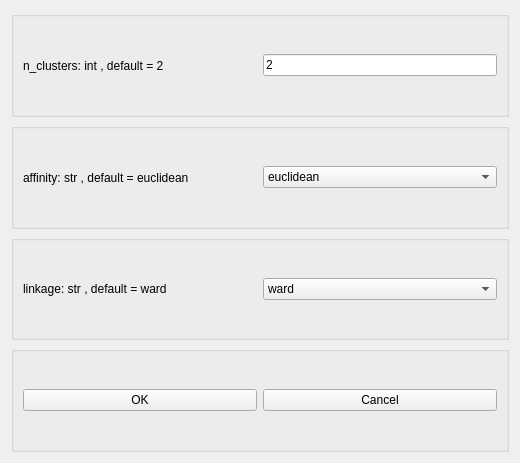
<?xml version="1.0" encoding="UTF-8"?>
<ui version="4.0">
 <class>Form</class>
 <widget class="QWidget" name="Form">
  <property name="geometry">
   <rect>
    <x>0</x>
    <y>0</y>
    <width>520</width>
    <height>463</height>
   </rect>
  </property>
  <property name="windowTitle">
   <string>Hierarchical Clustering Parameters</string>
  </property>
  <layout class="QVBoxLayout" name="verticalLayout">
   <item>
    <widget class="QGroupBox" name="groupBox">
     <property name="title">
      <string/>
     </property>
     <layout class="QHBoxLayout" name="horizontalLayout">
      <item>
       <widget class="QLabel" name="n_clusters_text">
        <property name="text">
         <string>n_clusters: int , default = 2</string>
        </property>
       </widget>
      </item>
      <item>
       <widget class="QLineEdit" name="n_clusters">
        <property name="sizePolicy">
         <sizepolicy hsizetype="Minimum" vsizetype="Fixed">
          <horstretch>0</horstretch>
          <verstretch>0</verstretch>
         </sizepolicy>
        </property>
        <property name="text">
         <string>2</string>
        </property>
        <property name="clearButtonEnabled">
         <bool>false</bool>
        </property>
       </widget>
      </item>
     </layout>
    </widget>
   </item>
   <item>
    <widget class="QGroupBox" name="groupBox_3">
     <property name="title">
      <string/>
     </property>
     <layout class="QHBoxLayout" name="horizontalLayout_3">
      <item>
       <widget class="QLabel" name="affinity_text">
        <property name="text">
         <string>affinity: str , default = euclidean</string>
        </property>
       </widget>
      </item>
      <item>
       <widget class="QComboBox" name="affinity">
        <item>
         <property name="text">
          <string>euclidean</string>
         </property>
        </item>
        <item>
         <property name="text">
          <string>l1</string>
         </property>
        </item>
        <item>
         <property name="text">
          <string>l2</string>
         </property>
        </item>
        <item>
         <property name="text">
          <string>manhattan</string>
         </property>
        </item>
        <item>
         <property name="text">
          <string>cosine</string>
         </property>
        </item>
        <item>
         <property name="text">
          <string>precomputed</string>
         </property>
        </item>
       </widget>
      </item>
     </layout>
    </widget>
   </item>
   <item>
    <widget class="QGroupBox" name="groupBox_6">
     <property name="title">
      <string/>
     </property>
     <layout class="QHBoxLayout" name="horizontalLayout_6">
      <item>
       <widget class="QLabel" name="linkage_text">
        <property name="text">
         <string>linkage: str , default = ward</string>
        </property>
       </widget>
      </item>
      <item>
       <widget class="QComboBox" name="linkage">
        <item>
         <property name="text">
          <string>ward</string>
         </property>
        </item>
        <item>
         <property name="text">
          <string>complete</string>
         </property>
        </item>
        <item>
         <property name="text">
          <string>average</string>
         </property>
        </item>
        <item>
         <property name="text">
          <string>single</string>
         </property>
        </item>
       </widget>
      </item>
     </layout>
    </widget>
   </item>
   <item>
    <widget class="QGroupBox" name="groupBox_5">
     <property name="title">
      <string/>
     </property>
     <layout class="QHBoxLayout" name="horizontalLayout_5">
      <item>
       <widget class="QPushButton" name="OKButton">
        <property name="text">
         <string>OK</string>
        </property>
       </widget>
      </item>
      <item>
       <widget class="QPushButton" name="CancelButton">
        <property name="text">
         <string>Cancel</string>
        </property>
       </widget>
      </item>
     </layout>
    </widget>
   </item>
  </layout>
 </widget>
 <resources/>
 <connections>
  <connection>
   <sender>CancelButton</sender>
   <signal>clicked(bool)</signal>
   <receiver>Form</receiver>
   <slot>close()</slot>
   <hints>
    <hint type="sourcelabel">
     <x>381</x>
     <y>400</y>
    </hint>
    <hint type="destinationlabel">
     <x>259</x>
     <y>231</y>
    </hint>
   </hints>
  </connection>
 </connections>
</ui>
